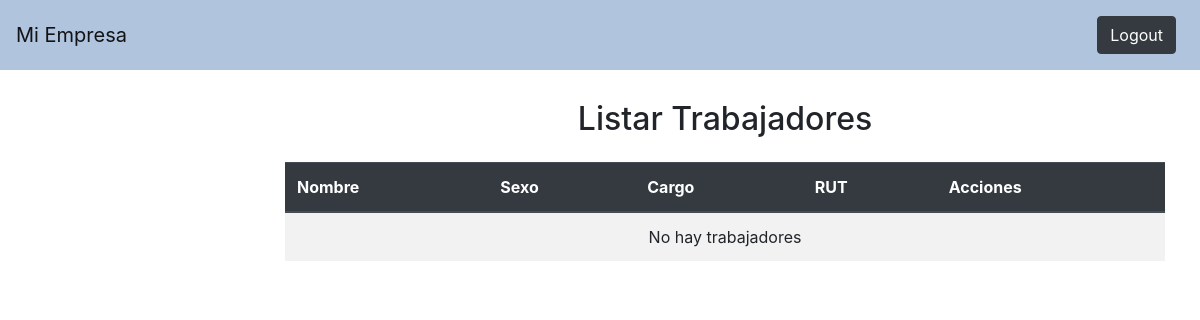
The page /list/ (signed in) on the database as committed earlier.
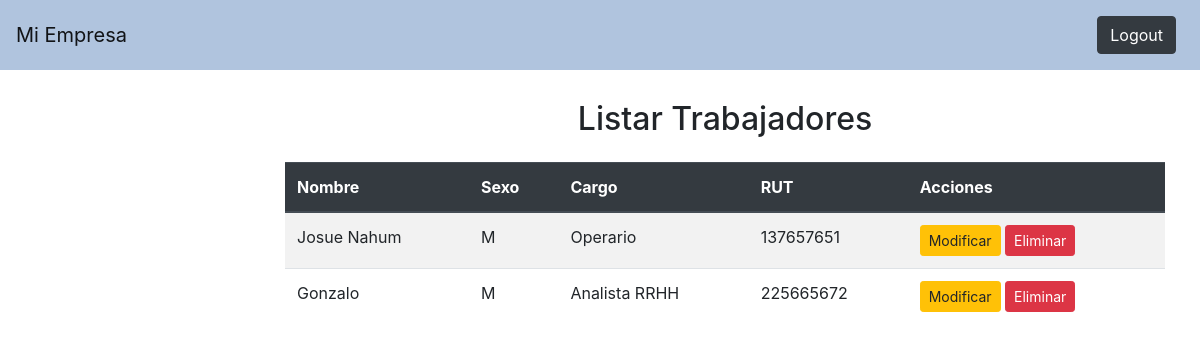
The same page on the database as committed later.
### listaempleados/models.py (models this page shows, shortened)
class Trabajador(models.Model):
    nombre = models.CharField(max_length=100)
    apellido = models.CharField(max_length=100)
    rut = models.CharField(max_length=9, primary_key=True)
    cargo = models.CharField(max_length=100)
    sexo = models.CharField(max_length=10)
    image = models.ImageField(upload_to='trabajadores')
    correo = models.EmailField()
    direccion = models.CharField(max_length=100)
    telefono = models.CharField(max_length=9)
    user = models.OneToOneField(User, on_delete=models.CASCADE)
    perfil_editado = models.BooleanField(null=True, default=False) # para detectar si el perfil fue editado
    fecha_ingreso = models.DateField(null=True, blank=True)  # Campo opcional inicialmente

### listaempleados/views.py (the view)
# urls.py: path('list/', TrabajadorListView.as_view(), name='list'),
@method_decorator(login_required, name='dispatch')
class TrabajadorListView(ListView):
    model = Trabajador
    template_name =  'listaempleados/list_view.html'
    context_object_name = 'trabajadores'

### listaempleados/templates/listaempleados/list_view.html
{% extends 'listaempleados/base.html' %}
{% block content %}
<div class="container mt-4">
    <h2 class="text-center mb-4">Listar Trabajadores</h2>
    <div class="table-responsive">
        <table class="table table-striped table-hover">
            <thead class="thead-dark">
                <tr>
                    <th>Nombre</th>
                    <th>Sexo</th>
                    <th>Cargo</th>
                    <th>RUT</th>
                    <th>Acciones</th>
                </tr>
            </thead>
            <tbody>
                {% for t in trabajadores %}
                <tr>
                    <td>{{ t.nombre }}</td>
                    <td>{{ t.sexo }}</td>
                    <td>{{ t.cargo }}</td>
                    <td>{{ t.rut }}</td>
                    <td>
                        <a class="btn btn-warning btn-sm" href="#">Modificar</a>
                        <a class="btn btn-danger btn-sm" href="#" >Eliminar</a>
                    </td>
                </tr>
                {% empty %}
                <tr>
                    <td colspan="5" class="text-center">No hay trabajadores</td>
                </tr>
                {% endfor %}
            </tbody>
        </table>
    </div>
</div>
{% endblock %}

### listaempleados/templates/listaempleados/base.html (shortened to what this page needs)
<!DOCTYPE html>
<html lang="es">
<head>
    <link href="https://stackpath.bootstrapcdn.com/bootstrap/4.5.2/css/bootstrap.min.css" rel="stylesheet">
</head>
<body>
    <nav class="navbar navbar-expand-lg navbar-light">
        <a class="navbar-brand" href="#">Mi Empresa</a>
        <div class="collapse navbar-collapse" id="navbarNav">
            <ul class="navbar-nav ml-auto">
                <li class="nav-item">
                {% if request.user.is_authenticated %}
                <form class="nav-link" method="post" action="{% url 'logout' %}">
                    <button class="btn btn-dark" type="submit">Logout</button>
                </form>
                </li>
                    {% else %}
                    <a class="btn btn-dark m-1" class="nav-link" href="{% url 'login' %}">Iniciar Sesion</a>
                    {% endif %}
            </ul>
        </div>
    </nav>
    <div class="content {% if request.user.is_authenticated %}authenticated{% endif %}">
        {% block content %}
        {% endblock %}
    </div>
</body>
</html>

### listaempleados/templates/listaempleados/base.html (style rules this page uses)
body { display: flex; flex-direction: column; height: 100vh; }
.content { padding: 20px; flex-grow: 1; margin-top: 56px; }
.content.authenticated { margin-left: 250px; }
.table-responsive { margin-top: 20px; }
.navbar { background-color: #B0C4DE; position: fixed; width: 100%; top: 0; z-index: 1000; }

Rows that differ between the two databases and show on the page:
added Trabajador: nombre "Josue Nahum", sexo "M", cargo "Operario", rut "137657651"
added Trabajador: nombre "Gonzalo", sexo "M", cargo "Analista RRHH", rut "225665672"
Other text that changed with them:
text no longer shown: "No hay trabajadores"
